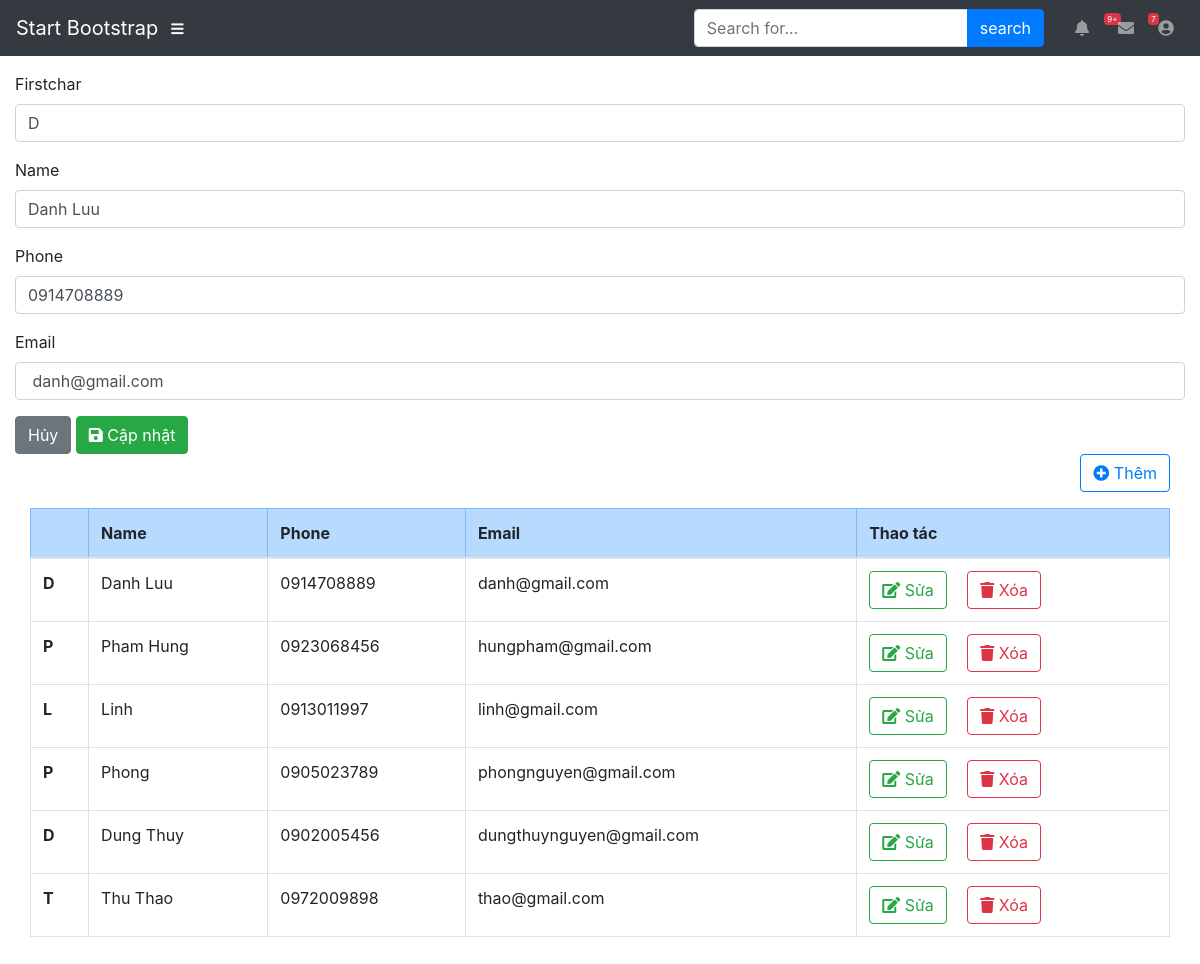
Page /view/contacts.php?id=2 (signed in) on the committed database.
### tables this page shows
CREATE TABLE IF NOT EXISTS `danhba` (
  `id` int(11) NOT NULL,
  `firstchar` varchar(11) NOT NULL,
  `name` varchar(50) NOT NULL,
  `phone` varchar(50) NOT NULL,
  `email` varchar(50) NOT NULL
);

### model/entity/contacts.php (called while the page is built, shortened)
<?php
class Contacts
{
    function __construct(
        $id,
        $firstchar,
        $name,
        $phone,
        $email
    ){
        $this->id = $id;
        $this->firstchar = $firstchar;
        $this->name = $name;
        $this->phone = $phone;
        $this->email = $email;
    }
    static function getListFromDB(){
        $conn = new mysqli('localhost', 'user_hoang', '12345', 'danhbalienlac');
        $conn->set_charset("utf8");
          $query = "SELECT * FROM danhba ";
          $result = $conn->query($query);
          $rs = array();
          if($result->num_rows>0){
              while($row = $result->fetch_assoc()){
                array_push($rs, new Contacts(
                    $row["id"],
                    $row["firstchar"],
                    $row["name"],
                    $row["phone"],
                    $row["email"]
                ));
              }
          }
         return $rs;
    }
    static function getListFromDBId($id){
        $conn = new mysqli('localhost', 'user_hoang', '12345', 'danhbalienlac');
        $conn->set_charset("utf8");
          $query = "SELECT * FROM danhba WHERE id = '$id' ";
          $result = $conn->query($query);
          $rs = array();
          if($result->num_rows>0){
              while($row = $result->fetch_assoc()){
                array_push($rs, new Contacts(
                    $row["id"],
                    $row["firstchar"],
                    $row["name"],
                    $row["phone"],
                    $row["email"]
                ));
              }
          }
         return $rs;
    }
}
?>

### view/contacts.php (the view, shortened to what this page needs)
<?php
include_once("header.php");
include_once("nav.php");
include_once("../model/entity/contacts.php");
$rsFromDB = Contacts::getListFromDB();
?>
<div>
<?php
    if (isset($_GET['id'])) {
            $ma = $_GET['id'];
            $rsFromDBMa = Contacts::getListFromDBId("$ma");
            foreach ($rsFromDBMa as $value) {
                    ?>
                    <form method="POST" action="../controller/edit-danhba.php">
                        <div class="form-data">
                            <div class="form-group">
                                <label>Firstchar</label>
                                <input class="form-control" type="text" name="txtFirstchar" value="<?php echo$value->firstchar; ?>" required>
                            </div>
                            <div class="form-group">
                                <label>Name</label>
                                <input class="form-control" type="text"  name="txtName" value="<?php echo $value->name; ?>" required>
                            </div>
                            <div class="form-group">
                                <label>Phone</label>
                                <input class="form-control" type="number" name="txtPhone" value="<?php echo $value->phone; ?>" required>
                            </div>
                            <div class="form-group">
                                <label>Email</label>
                                <input class="form-control" type="text" name="txtEmail" value="<?php echo $value->email; ?>" required>
                            </div>
                            <a class="btn btn-secondary" href="contacts.php">Hủy</a>
                            <button type="submit" class="btn btn-success"><i class="fas fa-save"></i> Cập nhật</button>
                    </form>
                    <?php
            }
            ?>
            <?php
    }
    ?>
</div>
<div class="container-fluid">
	<div class="table-responsive">
		<table class="table table-hover table-bordered">
			<div class="btn-add d-flex justify-content-end align-items-center pb-3">
				<button type="button" class="btn btn-outline-primary" data-toggle="modal" data-target="#modalAdd"><i class="fas fa-plus-circle"></i> Thêm</button>
            </div>
			<thead class="table-primary">
				<tr>
					<th scope="col"></th>
					<th scope="col">Name</th>
					<th scope="col">Phone</th>
					<th scope="col">Email</th>
					<th scope="col">Thao tác</th>
				</tr>
			</thead>
			<tbody>
                <?php
                   foreach($rsFromDB as $value){
                ?>
                            <tr>
                                <th scope="row"><?php echo  $value->firstchar; ?></th>
                                <td><?php echo $value->name; ?></td>
                                <td><?php echo $value->phone; ?></td>
                                <td><?php echo $value->email; ?></td>
                                <td>
                                    <a href="contacts.php?id=<?php echo $value->id; ?>" class="btn btn-outline-success mr-3">
                                        <i class="fas fa-edit"></i> Sửa
                                    </a>
                                    <button onclick='remove(<?php echo $value->id; ?>)' class='btn btn-outline-danger'><i class="fas fa-trash"></i> Xóa</button>
                                </td>
                        </tr>
                        <?php
                        }
                        ?>
                    </tbody>
        </table>
	   </div>
	</div>
<?php
include_once("footer.php"); ?>

### rows in the picture
danhba: txtFirstchar "D", txtName "Danh Luu", txtPhone "0914708889", txtEmail "danh@gmail.com", firstchar "D", name "Danh Luu", phone "0914708889", email "danh@gmail.com"
danhba: firstchar "P", name "Pham Hung", phone "0923068456", email "hungpham@gmail.com"
danhba: firstchar "L", name "Linh", phone "0913011997", email "linh@gmail.com"
danhba: firstchar "P", name "Phong", phone "0905023789", email "phongnguyen@gmail.com"
danhba: firstchar "D", name "Dung Thuy", phone "0902005456", email "dungthuynguyen@gmail.com"
danhba: firstchar "T", name "Thu Thao", phone "0972009898", email "thao@gmail.com"
